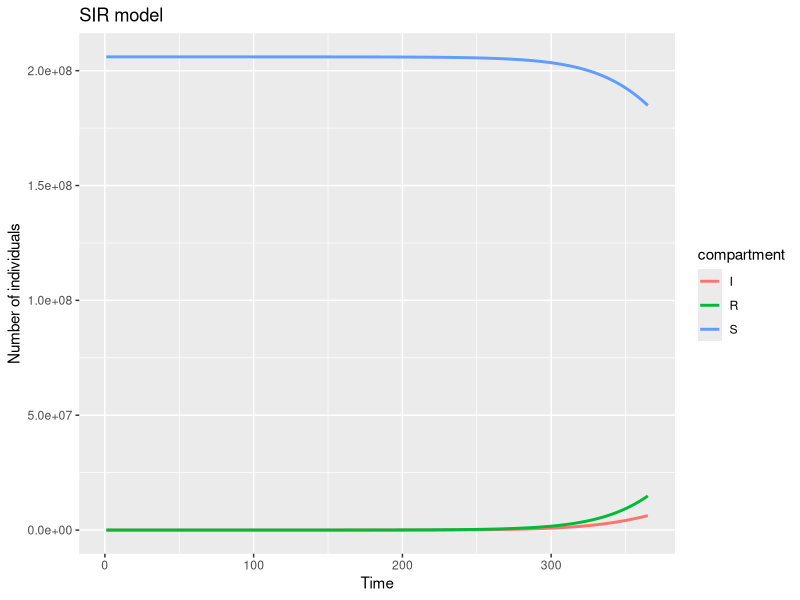
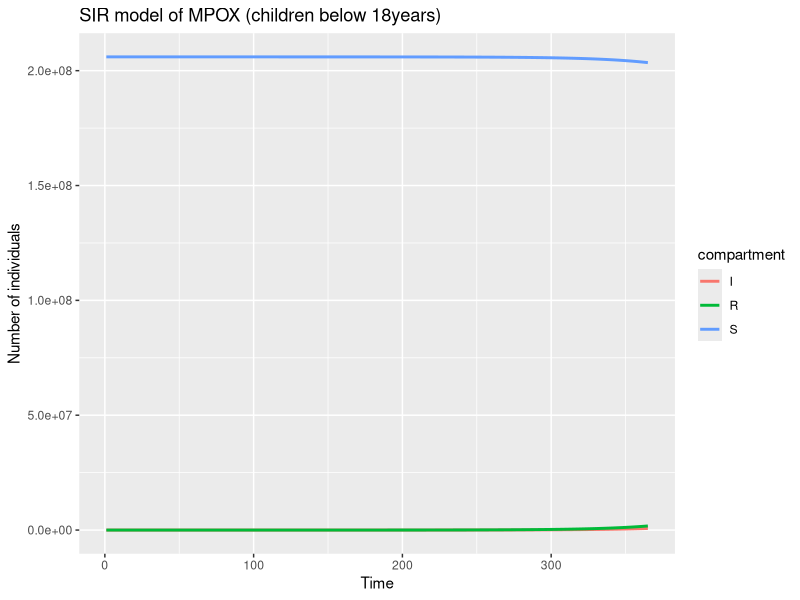
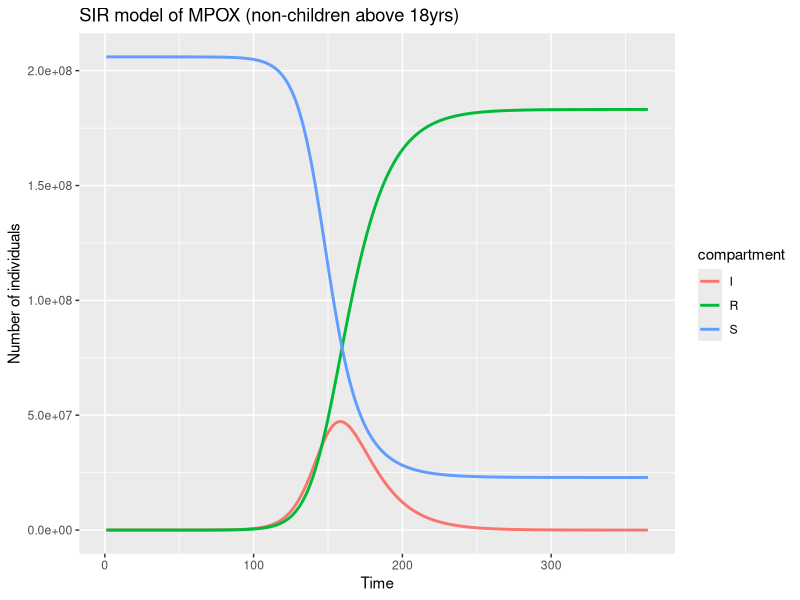
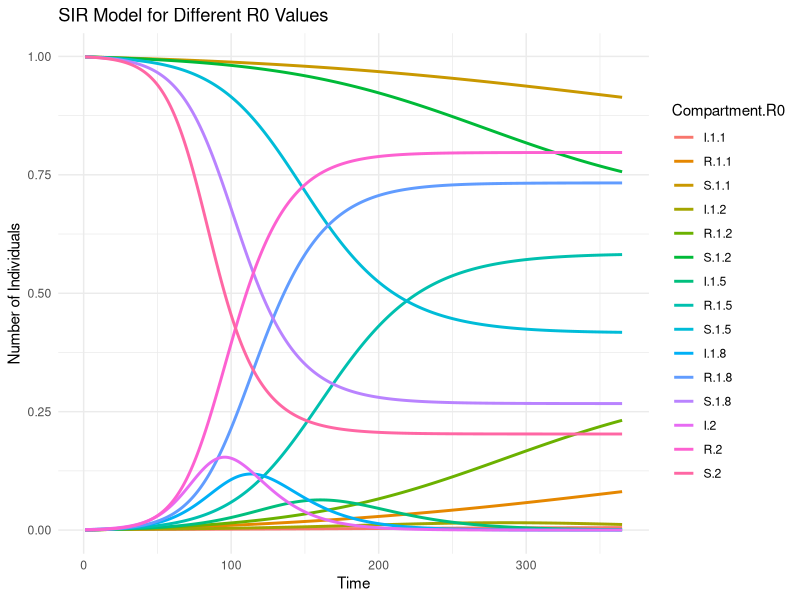
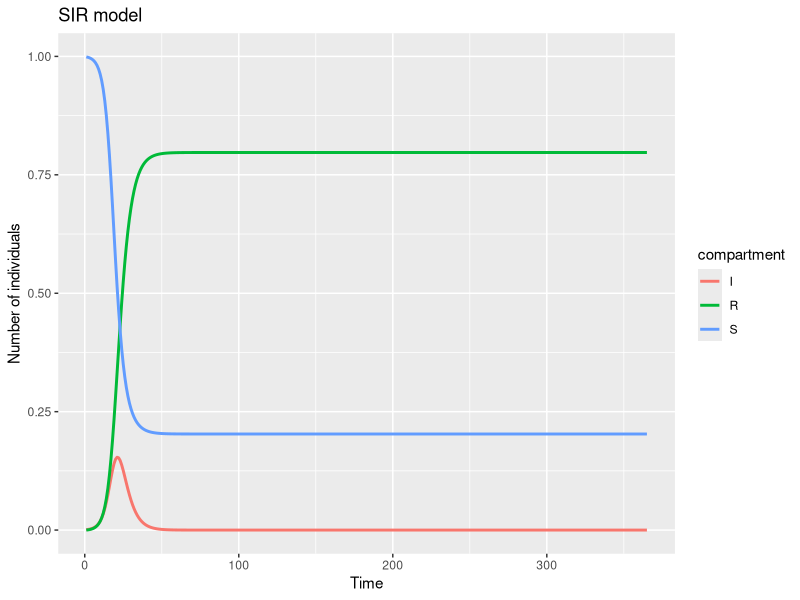
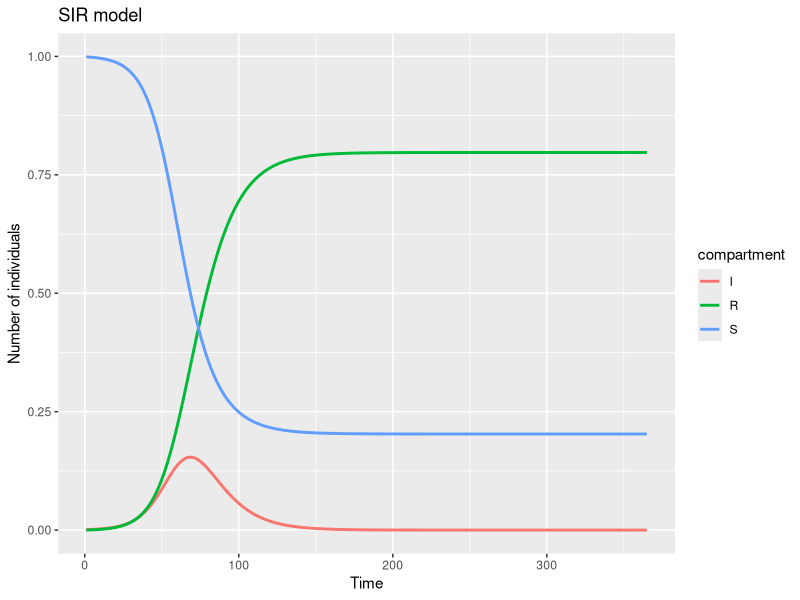
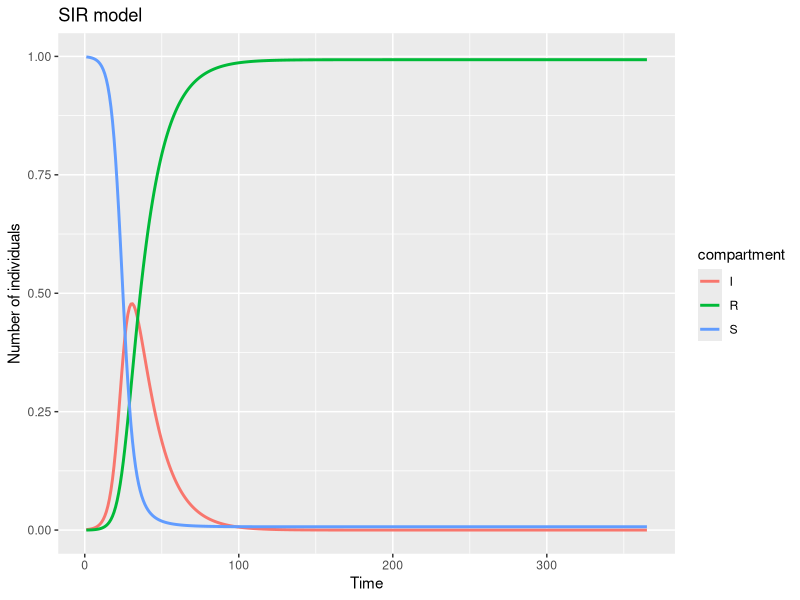
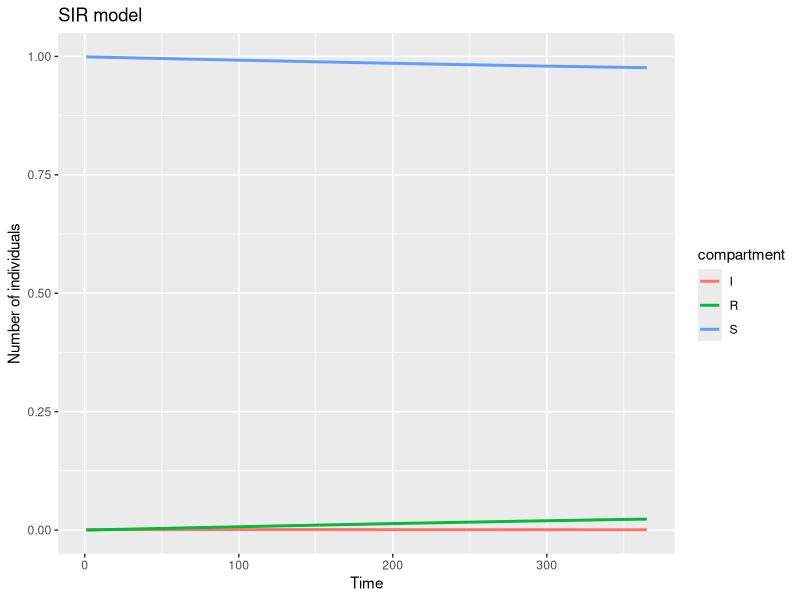

Write the R code that produced these figures, in order.
## ---- chunk 1
knitr::opts_chunk$set(
  echo = FALSE,
  warning = FALSE,
  message = FALSE
)
## ---- chunk 2
# 1. Define the SIR model
sir_model <- function(t, y, parms) {
  with(as.list(c(y, parms)), {
    dS <- -beta * S * I/N
    dI <- beta * S * I/N - gamma * I
    dR <- gamma * I
    return(list(c(dS, dI, dR)))
  })
}
## ---- chunk 3
# 2. Define the parameter 

R0 <- 1.5

# The infectious period is the average duration for which an individual remains infectious.
infectious_period <- 14
# Remember gamma = 1/ infectious_period as discussed in the slides
gamma <- 1/infectious_period 

# The define beta, we will use the relation R0 = beta / gamma  because it is easier to interpret, that is, given an R0 and infectious period, we can calculate the corresponding beta value.
# beta is not directly interpretable because it is a composite of a number of factors.
beta <- R0 * gamma

# The parameters
params <- c(
  beta = beta,
  gamma = gamma
)
## ---- chunk 4
#3. Define the initial conditions
# Using Nigeria
N  <- 206000000
I0 <- 20
# Initial conditions for S, I, R
inits <- c(S = N - I0, I = I0, R = 0)
## ---- chunk 5
# 4. Define the time points to return results
dt <- 1:365
## ---- chunk 6
#5. Solve the model
# Load the necessary libraries
library(deSolve)
# Solve the model
results <- deSolve::lsoda(
  y = inits,
  times = dt,
  func = sir_model,
  parms = params
)
## ---- chunk 7
#6. Manipulate and interpret the results
# Make it a data.frame
results <- as.data.frame(results)
head(results)
tail(results)
## ---- chunk 8
# Load the necessary libraries
library(ggplot2)
library(tidyr)
# Create data for ggplot2 by reshaping
results_long <- results |>
  pivot_longer(
    cols = c(2:4),
    names_to = "compartment",
    values_to = "value"
  )

sir_plot <- ggplot(
  data = results_long,
  aes(
    x = time,
    y = value,
    color = compartment
  )
  ) +
  geom_line(linewidth = 1) +
  labs(
    title = "SIR model",
    x = "Time",
    y = "Number of individuals"
  )
plot(sir_plot)
## ---- chunk 9
knitr::opts_chunk$set(
  echo = FALSE,
  warning = FALSE,
  message = FALSE
)

# 1. Define the SIR model
sir_model <- function(t, y, parms) {
  with(as.list(c(y, parms)), {
    dS <- -beta * S * I/N
    dI <- beta * S * I/N - gamma * I
    dR <- gamma * I
    return(list(c(dS, dI, dR)))
  })
}

# 2. Define the parameter 

R0 <- 1.5

# The infectious period is the average duration for which an individual remains infectious.
infectious_period <- 14
# Remember gamma = 1/ infectious_period as discussed in the slides
gamma <- 1/infectious_period 

# The define beta, we will use the relation R0 = beta / gamma  because it is easier to interpret, that is, given an R0 and infectious period, we can calculate the corresponding beta value.
# beta is not directly interpretable because it is a composite of a number of factors.
beta <- R0 * gamma

# The parameters
params <- c(
  beta = beta,
  gamma = gamma
)

#3. Define the initial conditions
N  <- 220000000
I0 <- 20
# Initial conditions for S, I, R

# 4. Define the time points to return results
dt <- 1:365

#5. Solve the model
# Load the necessary libraries
library(deSolve)
# Solve the model
results <- deSolve::lsoda(
  y = inits,
  times = dt,
  func = sir_model,
  parms = params
)

#6. Manipulate and interpret the results
# Make it a data.frame
results <- as.data.frame(results)
head(results)

### Plotting the results

# Load the necessary libraries
library(ggplot2)
library(tidyr)
# Create data for ggplot2 by reshaping
results_long <- results |>
  pivot_longer(
    cols = c(2:4),
    names_to = "compartment",
    values_to = "value"
  )

sir_plot1 <- ggplot(
  data = results_long,
  aes(
    x = time,
    y = value,
    color = compartment
  )
  ) +
  geom_line(linewidth = 1) +
  labs(
    title = "SIR model of MPOX (children below 18years)",
    x = "Time",
    y = "Number of individuals"
  )
plot(sir_plot1)
## ---- chunk 10
knitr::opts_chunk$set(
  echo = FALSE,
  warning = FALSE,
  message = FALSE
)

# 1. Define the SIR model
sir_model <- function(t, y, parms) {
  with(as.list(c(y, parms)), {
    dS <- -beta * S * I/N
    dI <- beta * S * I/N - gamma * I
    dR <- gamma * I
    return(list(c(dS, dI, dR)))
  })
}

# 2. Define the parameter 

R0 <- 1.5

# The infectious period is the average duration for which an individual remains infectious.
infectious_period <- 14
# Remember gamma = 1/ infectious_period as discussed in the slides
gamma <- 1/infectious_period 

# The define beta, we will use the relation R0 = beta / gamma  because it is easier to interpret, that is, given an R0 and infectious period, we can calculate the corresponding beta value.
# beta is not directly interpretable because it is a composite of a number of factors.
beta <- R0 * gamma

# The parameters
params <- c(
  beta = beta,
  gamma = gamma
)

#3. Define the initial conditions
N  <- 125000000
I0 <- 20
# Initial conditions for S, I, R

# 4. Define the time points to return results
dt <- 1:365

#5. Solve the model
# Load the necessary libraries
library(deSolve)
# Solve the model
results <- deSolve::lsoda(
  y = inits,
  times = dt,
  func = sir_model,
  parms = params
)

#6. Manipulate and interpret the results
# Make it a data.frame
results <- as.data.frame(results)
head(results)

### Plotting the results

# Load the necessary libraries
library(ggplot2)
library(tidyr)
# Create data for ggplot2 by reshaping
results_long <- results |>
  pivot_longer(
    cols = c(2:4),
    names_to = "compartment",
    values_to = "value"
  )

sir_plot1 <- ggplot(
  data = results_long,
  aes(
    x = time,
    y = value,
    color = compartment
  )
  ) +
  geom_line(linewidth = 1) +
  labs(
    title = "SIR model of MPOX (non-children above 18yrs)",
    x = "Time",
    y = "Number of individuals"
  )
plot(sir_plot1)
## ---- chunk 11
knitr::opts_chunk$set(
  echo = FALSE,
  warning = FALSE,
  message = FALSE
)

# 1. Define the SIR model
sir_model <- function(t, y, parms) {
  with(as.list(c(y, parms)), {
    dS <- -beta * S * I
    dI <- beta * S * I - gamma * I
    dR <- gamma * I
    return(list(c(dS, dI, dR)))
  })
}

# 2. Define the parameter 

# List of R0 values to simulate
R0_values <- c(1.1, 1.2, 1.5, 1.8, 2)

# The infectious period is the average duration for which an individual remains infectious.
infectious_period <- 14
gamma <- 1 / infectious_period

# 3. Define the initial conditions
N  <- 1
I0 <- 0.001
S0 <- N - I0
R0_init <- 0
inits <- c(S = S0, I = I0, R = R0_init)

# 4. Define the time points to return results
dt <- 1:365

# Load the necessary libraries
library(deSolve)
library(ggplot2)
library(tidyr)

# 5. Solve the model for each R0 and store the results
results_list <- lapply(R0_values, function(R0) {
  beta <- R0 * gamma
  params <- c(beta = beta, gamma = gamma)
  results <- deSolve::lsoda(y = inits, times = dt, func = sir_model, parms = params)
  results <- as.data.frame(results)
  results$R0 <- R0
  return(results)
})

# Combine all results into one data frame
all_results <- do.call(rbind, results_list)

# 6. Manipulate and interpret the results
# Create data for ggplot2 by reshaping
results_long <- all_results |>
  pivot_longer(
    cols = c(S, I, R),
    names_to = "compartment",
    values_to = "value"
  )

# Plot the results
sir_plot2 <- ggplot(
  data = results_long,
  aes(
    x = time,
    y = value,
    color = interaction(compartment, R0),
    group = interaction(compartment, R0)
  )
) +
  geom_line(linewidth = 1) +
  labs(
    title = "SIR Model for Different R0 Values",
    x = "Time",
    y = "Number of Individuals",
    color = "Compartment.R0"
  ) +
  theme_minimal()

# Display the plot
print(sir_plot2)
## ---- chunk 12
knitr::opts_chunk$set(
  echo = FALSE,
  warning = FALSE,
  message = FALSE
)

# 1. Define the SIR model
sir_model <- function(t, y, parms) {
  with(as.list(c(y, parms)), {
    dS <- -beta * S * I
    dI <- beta * S * I - gamma * I
    dR <- gamma * I
    return(list(c(dS, dI, dR)))
  })
}

# 2. Define the parameter 

R0 <- 2

# The infectious period is the average duration for which an individual remains infectious.
infectious_period <- 3
# Remember gamma = 1/ infectious_period as discussed in the slides
gamma <- 1/infectious_period 

# The define beta, we will use the relation R0 = beta / gamma  because it is easier to interpret, that is, given an R0 and infectious period, we can calculate the corresponding beta value.
# beta is not directly interpretable because it is a composite of a number of factors.
beta <- R0 * gamma

# The parameters
params <- c(
  beta = beta,
  gamma = gamma
)

#3. Define the initial conditions
N  <- 1
I0 <- 0.01
# Initial conditions for S, I, R

# 4. Define the time points to return results
dt <- 1:365

#5. Solve the model
# Load the necessary libraries
library(deSolve)
# Solve the model
results <- deSolve::lsoda(
  y = inits,
  times = dt,
  func = sir_model,
  parms = params
)

#6. Manipulate and interpret the results
# Make it a data.frame
results <- as.data.frame(results)
head(results)

### Plotting the results

# Load the necessary libraries
library(ggplot2)
library(tidyr)
# Create data for ggplot2 by reshaping
results_long <- results |>
  pivot_longer(
    cols = c(2:4),
    names_to = "compartment",
    values_to = "value"
  )

sir_plot3 <- ggplot(
  data = results_long,
  aes(
    x = time,
    y = value,
    color = compartment
  )
  ) +
  geom_line(linewidth = 1) +
  labs(
    title = "SIR model",
    x = "Time",
    y = "Number of individuals"
  )
plot(sir_plot3)
## ---- chunk 13
knitr::opts_chunk$set(
  echo = FALSE,
  warning = FALSE,
  message = FALSE
)

# 1. Define the SIR model
sir_model <- function(t, y, parms) {
  with(as.list(c(y, parms)), {
    dS <- -beta * S * I
    dI <- beta * S * I - gamma * I
    dR <- gamma * I
    return(list(c(dS, dI, dR)))
  })
}

# 2. Define the parameter 

R0 <- 2

# The infectious period is the average duration for which an individual remains infectious.
infectious_period <- 10
# Remember gamma = 1/ infectious_period as discussed in the slides
gamma <- 1/infectious_period 

# The define beta, we will use the relation R0 = beta / gamma  because it is easier to interpret, that is, given an R0 and infectious period, we can calculate the corresponding beta value.
# beta is not directly interpretable because it is a composite of a number of factors.
beta <- R0 * gamma

# The parameters
params <- c(
  beta = beta,
  gamma = gamma
)

#3. Define the initial conditions
N  <- 1
I0 <- 0.01
# Initial conditions for S, I, R

# 4. Define the time points to return results
dt <- 1:365

#5. Solve the model
# Load the necessary libraries
library(deSolve)
# Solve the model
results <- deSolve::lsoda(
  y = inits,
  times = dt,
  func = sir_model,
  parms = params
)

#6. Manipulate and interpret the results
# Make it a data.frame
results <- as.data.frame(results)
head(results)

### Plotting the results

# Load the necessary libraries
library(ggplot2)
library(tidyr)
# Create data for ggplot2 by reshaping
results_long <- results |>
  pivot_longer(
    cols = c(2:4),
    names_to = "compartment",
    values_to = "value"
  )

sir_plot4 <- ggplot(
  data = results_long,
  aes(
    x = time,
    y = value,
    color = compartment
  )
  ) +
  geom_line(linewidth = 1) +
  labs(
    title = "SIR model",
    x = "Time",
    y = "Number of individuals"
  )
plot(sir_plot4)
## ---- chunk 14
knitr::opts_chunk$set(
  echo = FALSE,
  warning = FALSE,
  message = FALSE
)

# 1. Define the SIR model
sir_model <- function(t, y, parms) {
  with(as.list(c(y, parms)), {
    dS <- -beta * S * I
    dI <- beta * S * I - gamma * I
    dR <- gamma * I
    return(list(c(dS, dI, dR)))
  })
}

# 2. Define the parameter 

R0 <- 5

# The infectious period is the average duration for which an individual remains infectious.
infectious_period <- 14
# Remember gamma = 1/ infectious_period as discussed in the slides
gamma <- 1/infectious_period 

# The define beta, we will use the relation R0 = beta / gamma  because it is easier to interpret, that is, given an R0 and infectious period, we can calculate the corresponding beta value.
# beta is not directly interpretable because it is a composite of a number of factors.
beta <- R0 * gamma

# The parameters
params <- c(
  beta = beta,
  gamma = gamma
)

#3. Define the initial conditions
N  <- 1
I0 <- 0.01
# Initial conditions for S, I, R

# 4. Define the time points to return results
dt <- 1:365

#5. Solve the model
# Load the necessary libraries
library(deSolve)
# Solve the model
results <- deSolve::lsoda(
  y = inits,
  times = dt,
  func = sir_model,
  parms = params
)

#6. Manipulate and interpret the results
# Make it a data.frame
results <- as.data.frame(results)
head(results)

### Plotting the results

# Load the necessary libraries
library(ggplot2)
library(tidyr)
# Create data for ggplot2 by reshaping
results_long <- results |>
  pivot_longer(
    cols = c(2:4),
    names_to = "compartment",
    values_to = "value"
  )

sir_plot5 <- ggplot(
  data = results_long,
  aes(
    x = time,
    y = value,
    color = compartment
  )
  ) +
  geom_line(linewidth = 1) +
  labs(
    title = "SIR model",
    x = "Time",
    y = "Number of individuals"
  )
plot(sir_plot5)
## ---- chunk 15
knitr::opts_chunk$set(
  echo = FALSE,
  warning = FALSE,
  message = FALSE
)

# 1. Define the SIR model
sir_model <- function(t, y, parms) {
  with(as.list(c(y, parms)), {
    dS <- -beta * S * I
    dI <- beta * S * I - gamma * I
    dR <- gamma * I
    return(list(c(dS, dI, dR)))
  })
}

# 2. Define the parameter 

R0 <- 1

# The infectious period is the average duration for which an individual remains infectious.
infectious_period <- 14
# Remember gamma = 1/ infectious_period as discussed in the slides
gamma <- 1/infectious_period 

# The define beta, we will use the relation R0 = beta / gamma  because it is easier to interpret, that is, given an R0 and infectious period, we can calculate the corresponding beta value.
# beta is not directly interpretable because it is a composite of a number of factors.
beta <- R0 * gamma

# The parameters
params <- c(
  beta = beta,
  gamma = gamma
)

#3. Define the initial conditions
N  <- 1
I0 <- 0.01
# Initial conditions for S, I, R

# 4. Define the time points to return results
dt <- 1:365

#5. Solve the model
# Load the necessary libraries
library(deSolve)
# Solve the model
results <- deSolve::lsoda(
  y = inits,
  times = dt,
  func = sir_model,
  parms = params
)

#6. Manipulate and interpret the results
# Make it a data.frame
results <- as.data.frame(results)
head(results)

### Plotting the results

# Load the necessary libraries
library(ggplot2)
library(tidyr)
# Create data for ggplot2 by reshaping
results_long <- results |>
  pivot_longer(
    cols = c(2:4),
    names_to = "compartment",
    values_to = "value"
  )

sir_plot6 <- ggplot(
  data = results_long,
  aes(
    x = time,
    y = value,
    color = compartment
  )
  ) +
  geom_line(linewidth = 1) +
  labs(
    title = "SIR model",
    x = "Time",
    y = "Number of individuals"
  )
plot(sir_plot6)
## ---- chunk 16
plot(sir_plot1)
## ---- chunk 17
plot(sir_plot1)
## ---- chunk 18
plot(sir_plot2)
## ---- chunk 19
plot(sir_plot3)
## ---- chunk 20
plot(sir_plot4)
## ---- chunk 21
plot(sir_plot5)
## ---- chunk 22
plot(sir_plot6)
